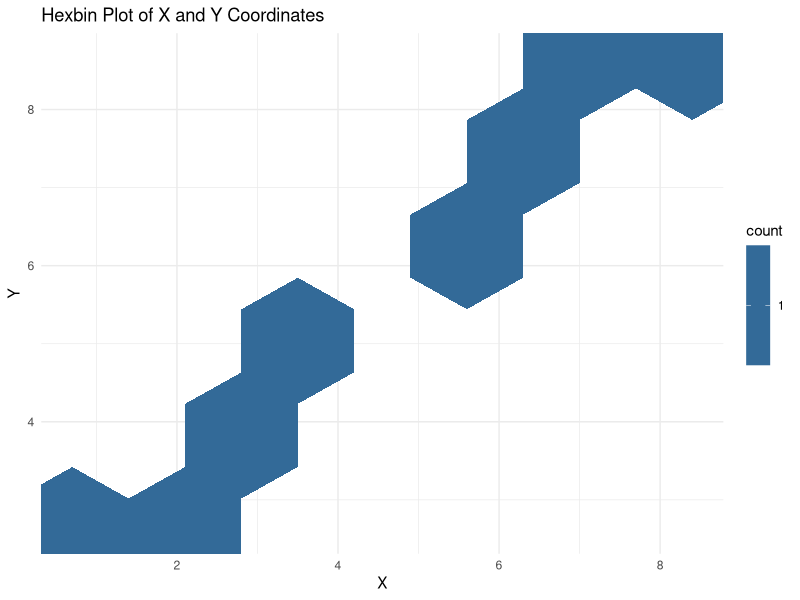

Write R code to recreate this figure.
# Load necessary libraries
library(ggplot2)
library(hexbin)

# Create the dataset
data <- data.frame(
  x = c(1, 2, 3, 4, 5, 6, 7, 8),
  y = c(2, 3, 4, 5, 6, 7, 8, 9)
)

# Create the hexbin plot
ggplot(data, aes(x = x, y = y)) +
  geom_hex(bins = 5) +
  labs(title = "Hexbin Plot of X and Y Coordinates", x = "X", y = "Y") +
  theme_minimal()
